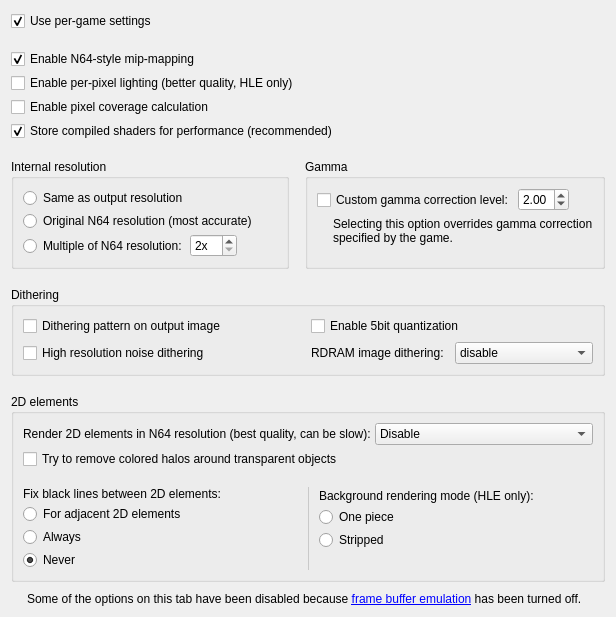
     <widget class="QWidget" name="emulationTab">
      <property name="minimumSize">
       <size>
        <width>0</width>
        <height>380</height>
       </size>
      </property>
      <attribute name="title">
       <string>Emulation</string>
      </attribute>
      <layout class="QVBoxLayout" name="verticalLayout">
       <property name="spacing">
        <number>10</number>
       </property>
       <item>
        <layout class="QVBoxLayout" name="verticalLayout_30">
         <property name="spacing">
          <number>18</number>
         </property>
         <item>
          <widget class="QCheckBox" name="customSettingsCheckBox">
           <property name="sizePolicy">
            <sizepolicy hsizetype="Preferred" vsizetype="Fixed">
             <horstretch>0</horstretch>
             <verstretch>0</verstretch>
            </sizepolicy>
           </property>
           <property name="toolTip">
            <string>&lt;html&gt;&lt;head/&gt;&lt;body&gt;&lt;p&gt;When enabled, all non-default values of settings are stored individually for each game.&lt;/p&gt;&lt;p&gt;When a game is running, settings are displayed and saved for the currently running game.&lt;/p&gt;&lt;p&gt;&lt;span style=&quot; font-weight:600;&quot;&gt;Note:&lt;/span&gt; GLideN64 already contains settings for the optimal performance of most games. Be careful when altering options on 'Emulation' and 'Frame buffer' tab.&lt;/p&gt;&lt;p&gt;[Recommended: &lt;span style=&quot; font-style:italic;&quot;&gt;Checked&lt;/span&gt;]&lt;/p&gt;&lt;/body&gt;&lt;/html&gt;</string>
           </property>
           <property name="text">
            <string>Use per-game settings</string>
           </property>
           <property name="checked">
            <bool>true</bool>
           </property>
          </widget>
         </item>
         <item>
          <widget class="QFrame" name="emulationOptionsFrame">
           <layout class="QVBoxLayout" name="verticalLayout_47">
            <property name="spacing">
             <number>4</number>
            </property>
            <property name="leftMargin">
             <number>0</number>
            </property>
            <property name="topMargin">
             <number>0</number>
            </property>
            <property name="rightMargin">
             <number>0</number>
            </property>
            <property name="bottomMargin">
             <number>0</number>
            </property>
            <item>
             <widget class="QCheckBox" name="emulateLodCheckBox">
              <property name="sizePolicy">
               <sizepolicy hsizetype="Preferred" vsizetype="Minimum">
                <horstretch>0</horstretch>
                <verstretch>0</verstretch>
               </sizepolicy>
              </property>
              <property name="toolTip">
               <string>&lt;html&gt;&lt;head/&gt;&lt;body&gt;&lt;p&gt;The N64 uses a unique method of mip-mapping that's difficult to reproduce correctly on PCs. When checked, this option emulates N64-accurate mip-mapping. When unchecked, some games have sharper distant textures.&lt;/p&gt;&lt;p&gt;[Recommended: &lt;span style=&quot; font-style:italic;&quot;&gt;Checked&lt;/span&gt;]&lt;/p&gt;&lt;/body&gt;&lt;/html&gt;</string>
              </property>
              <property name="text">
               <string>Enable N64-style mip-mapping</string>
              </property>
              <property name="checked">
               <bool>true</bool>
              </property>
             </widget>
            </item>
            <item>
             <widget class="QCheckBox" name="enableHWLightingCheckBox">
              <property name="toolTip">
               <string>&lt;html&gt;&lt;head/&gt;&lt;body&gt;&lt;p&gt;In N64 games lighting is calculated per vertex. This option enables Phong shading, which provides smoother and more realistic lighting.&lt;br/&gt;&lt;br/&gt;[Recommended: &lt;span style=&quot; font-style:italic;&quot;&gt;Your preference&lt;/span&gt;]&lt;/p&gt;&lt;/body&gt;&lt;/html&gt;</string>
              </property>
              <property name="text">
               <string>Enable per-pixel lighting (better quality, HLE only)</string>
              </property>
             </widget>
            </item>
            <item>
             <widget class="QCheckBox" name="enableCoverageCheckBox">
              <property name="toolTip">
               <string>&lt;html&gt;&lt;head/&gt;&lt;body&gt;&lt;p&gt;&lt;span style=&quot; font-weight:600;&quot;&gt;Enable pixel coverage calculation. &lt;/span&gt;&lt;/p&gt;&lt;p&gt;Enables approximated pixel coverage calculation. N64 uses pixel coverage for anti-aliasing and in some special blending modes. Some games have wire-frame mode aka 'pen and ink' mode. This mode also needs pixel coverage calculated. &lt;/p&gt;&lt;p&gt;[Recommended: Checked, unless performance is hurt]&lt;/p&gt;&lt;/body&gt;&lt;/html&gt;</string>
              </property>
              <property name="text">
               <string>Enable pixel coverage calculation</string>
              </property>
             </widget>
            </item>
            <item>
             <widget class="QCheckBox" name="enableShadersStorageCheckBox">
              <property name="toolTip">
               <string>&lt;html&gt;&lt;head/&gt;&lt;body&gt;&lt;p&gt;Use persistent storage for compiled shader programs.&lt;br/&gt;Each game uses a set of combiners. A combiner is an equation that defines how to build output color from various color inputs. GLideN64 translates shaders, and compiles shader programs on the fly. Shaders are large and complex. If the game uses several new combiners, compiling new shaders will take time and result in stuttering. When this option is checked, these shaders are saved so they're not recompiled the next time you run the game.&lt;/p&gt;&lt;p&gt;[Recommended: &lt;span style=&quot; font-style:italic;&quot;&gt;Checked&lt;/span&gt;]&lt;/p&gt;&lt;/body&gt;&lt;/html&gt;</string>
              </property>
              <property name="text">
               <string>Store compiled shaders for performance (recommended)</string>
              </property>
              <property name="checked">
               <bool>true</bool>
              </property>
             </widget>
            </item>
           </layout>
          </widget>
         </item>
         <item>
          <layout class="QHBoxLayout" name="horizontalLayout_20">
           <property name="spacing">
            <number>16</number>
           </property>
           <item>
            <widget class="QGroupBox" name="factorGroupBox">
             <property name="toolTip">
              <string>&lt;html&gt;&lt;head/&gt;&lt;body&gt;&lt;p&gt;This option sets the output render buffer size. By default, the render buffer is set to the &lt;span style=&quot; font-weight:600;&quot;&gt;Same as output resolution&lt;/span&gt;, but you can set it to the &lt;span style=&quot; font-weight:600;&quot;&gt;Original N64 resolution&lt;/span&gt; or a &lt;span style=&quot; font-weight:600;&quot;&gt;Multiple of N64 resolution&lt;/span&gt;.&lt;/p&gt;&lt;/body&gt;&lt;/html&gt;</string>
             </property>
             <property name="title">
              <string>Internal resolution</string>
             </property>
             <layout class="QVBoxLayout" name="verticalLayout_56">
              <property name="spacing">
               <number>3</number>
              </property>
              <item>
               <widget class="QRadioButton" name="factor0xRadioButton">
                <property name="text">
                 <string>Same as output resolution</string>
                </property>
                <attribute name="buttonGroup">
                 <string notr="true">factorButtonGroup</string>
                </attribute>
               </widget>
              </item>
              <item>
               <widget class="QRadioButton" name="factor1xRadioButton">
                <property name="text">
                 <string>Original N64 resolution (most accurate)</string>
                </property>
                <attribute name="buttonGroup">
                 <string notr="true">factorButtonGroup</string>
                </attribute>
               </widget>
              </item>
              <item>
               <layout class="QHBoxLayout" name="horizontalLayout_27">
                <item>
                 <layout class="QHBoxLayout" name="horizontalLayout_2">
                  <property name="topMargin">
                   <number>2</number>
                  </property>
                  <item>
                   <widget class="QRadioButton" name="factorXxRadioButton">
                    <property name="text">
                     <string>Multiple of N64 resolution:</string>
                    </property>
                    <attribute name="buttonGroup">
                     <string notr="true">factorButtonGroup</string>
                    </attribute>
                   </widget>
                  </item>
                 </layout>
                </item>
                <item>
                 <widget class="QSpinBox" name="resolutionFactorSpinBox">
                  <property name="suffix">
                   <string>x</string>
                  </property>
                  <property name="minimum">
                   <number>2</number>
                  </property>
                  <property name="maximum">
                   <number>16</number>
                  </property>
                 </widget>
                </item>
                <item>
                 <spacer name="horizontalSpacer_7">
                  <property name="orientation">
                   <enum>Qt::Horizontal</enum>
                  </property>
                  <property name="sizeHint" stdset="0">
                   <size>
                    <width>40</width>
                    <height>20</height>
                   </size>
                  </property>
                 </spacer>
                </item>
               </layout>
              </item>
             </layout>
            </widget>
           </item>
           <item>
            <widget class="QGroupBox" name="gammaCorrectionGroupBox">
             <property name="toolTip">
              <string>&lt;html&gt;&lt;head/&gt;&lt;body&gt;&lt;p&gt;Some N64 games use gamma correction to brighten the image. When the frame buffer is enabled, gamma correction is applied automatically for all games that use it on the N64. You can use your own gamma correction instead with this option. The default level, used on the N64, is 2.&lt;/p&gt;&lt;p&gt;[Recommended: &lt;span style=&quot; font-style:italic;&quot;&gt;Unchecked; 2.00&lt;/span&gt;]&lt;/p&gt;&lt;/body&gt;&lt;/html&gt;</string>
             </property>
             <property name="title">
              <string>Gamma</string>
             </property>
             <layout class="QVBoxLayout" name="verticalLayout_15">
              <property name="spacing">
               <number>4</number>
              </property>
              <item>
               <layout class="QHBoxLayout" name="horizontalLayout_12">
                <item>
                 <widget class="QCheckBox" name="gammaCorrectionCheckBox">
                  <property name="text">
                   <string>Custom gamma correction level:</string>
                  </property>
                 </widget>
                </item>
                <item>
                 <layout class="QVBoxLayout" name="verticalLayout_16">
                  <property name="spacing">
                   <number>0</number>
                  </property>
                  <item>
                   <widget class="QDoubleSpinBox" name="gammaLevelSpinBox">
                    <property name="minimum">
                     <double>1.000000000000000</double>
                    </property>
                    <property name="maximum">
                     <double>4.000000000000000</double>
                    </property>
                    <property name="singleStep">
                     <double>0.100000000000000</double>
                    </property>
                    <property name="value">
                     <double>2.000000000000000</double>
                    </property>
                   </widget>
                  </item>
                  <item>
                   <spacer name="verticalSpacer_4">
                    <property name="orientation">
                     <enum>Qt::Vertical</enum>
                    </property>
                    <property name="sizeType">
                     <enum>QSizePolicy::Fixed</enum>
                    </property>
                    <property name="sizeHint" stdset="0">
                     <size>
                      <width>0</width>
                      <height>2</height>
                     </size>
                    </property>
                   </spacer>
                  </item>
                 </layout>
                </item>
                <item>
                 <spacer name="horizontalSpacer_5">
                  <property name="orientation">
                   <enum>Qt::Horizontal</enum>
                  </property>
                  <property name="sizeHint" stdset="0">
                   <size>
                    <width>0</width>
                    <height>0</height>
                   </size>
                  </property>
                 </spacer>
                </item>
               </layout>
              </item>
              <item>
               <widget class="QFrame" name="gammaCorrectionNoteFrame">
                <layout class="QHBoxLayout" name="horizontalLayout_21">
                 <property name="spacing">
                  <number>9</number>
                 </property>
                 <property name="leftMargin">
                  <number>0</number>
                 </property>
                 <property name="topMargin">
                  <number>0</number>
                 </property>
                 <property name="rightMargin">
                  <number>0</number>
                 </property>
                 <property name="bottomMargin">
                  <number>0</number>
                 </property>
                 <item>
                  <widget class="QLabel" name="gammaCorrectionNoteIcon">
                   <property name="sizePolicy">
                    <sizepolicy hsizetype="Fixed" vsizetype="Fixed">
                     <horstretch>0</horstretch>
                     <verstretch>0</verstretch>
                    </sizepolicy>
                   </property>
                   <property name="pixmap">
                    <pixmap resource="icon.qrc">:/Info.ico</pixmap>
                   </property>
                  </widget>
                 </item>
                 <item>
                  <widget class="QLabel" name="gammaCorrectionNoteLabel">
                   <property name="text">
                    <string>Selecting this option overrides gamma correction specified by the game.</string>
                   </property>
                   <property name="wordWrap">
                    <bool>true</bool>
                   </property>
                  </widget>
                 </item>
                </layout>
               </widget>
              </item>
              <item>
               <spacer name="verticalSpacer_15">
                <property name="orientation">
                 <enum>Qt::Vertical</enum>
                </property>
                <property name="sizeHint" stdset="0">
                 <size>
                  <width>0</width>
                  <height>0</height>
                 </size>
                </property>
               </spacer>
              </item>
             </layout>
            </widget>
           </item>
          </layout>
         </item>
         <item>
          <widget class="QGroupBox" name="ditheringGroupBox">
           <property name="title">
            <string>Dithering</string>
           </property>
           <layout class="QGridLayout" name="gridLayout_6">
            <item row="0" column="1">
             <widget class="QCheckBox" name="ditheringQuantizationCheckBox">
              <property name="toolTip">
               <string>&lt;html&gt;&lt;head/&gt;&lt;body&gt;&lt;p&gt;Like real hardware this setting reduces the number of colors if dithering is used. Removes undesired dithering fragments. Default = enabled.&lt;/p&gt;&lt;/body&gt;&lt;/html&gt;</string>
              </property>
              <property name="text">
               <string>Enable 5bit quantization</string>
              </property>
             </widget>
            </item>
            <item row="1" column="0">
             <widget class="QCheckBox" name="hiresNoiseDitheringCheckBox">
              <property name="toolTip">
               <string>&lt;html&gt;&lt;head/&gt;&lt;body&gt;&lt;p&gt;This setting doubles noise resolution to get a finer noise effect at higher resolutions. Default = disabled.&lt;/p&gt;&lt;/body&gt;&lt;/html&gt;</string>
              </property>
              <property name="text">
               <string>High resolution noise dithering</string>
              </property>
             </widget>
            </item>
            <item row="0" column="0">
             <widget class="QCheckBox" name="ditheringPatternCheckBox">
              <property name="toolTip">
               <string>&lt;html&gt;&lt;head/&gt;&lt;body&gt;&lt;p&gt;This setting enables game controlled ordered grid dithering. Enable it for accurate representation. Default = disabled.&lt;/p&gt;&lt;/body&gt;&lt;/html&gt;</string>
              </property>
              <property name="text">
               <string>Dithering pattern on output image</string>
              </property>
             </widget>
            </item>
            <item row="1" column="1">
             <layout class="QHBoxLayout" name="horizontalLayout_24">
              <item>
               <widget class="QLabel" name="ditheringLabel">
                <property name="toolTip">
                 <string>&lt;html&gt;&lt;head/&gt;&lt;body&gt;&lt;p&gt;RDRAM dithering prevents color banding in games with framebuffer effects.&lt;/p&gt;&lt;/body&gt;&lt;/html&gt;</string>
                </property>
                <property name="text">
                 <string>RDRAM image dithering:</string>
                </property>
               </widget>
              </item>
              <item>
               <widget class="QComboBox" name="ditheringModeComboBox">
                <property name="toolTip">
                 <string>&lt;html&gt;&lt;head/&gt;&lt;body&gt;&lt;p&gt;Settings: Disabled, Bayer ordered grid dithering, Magic Square ordered grid dithering or blue noise dithering. Blue noise dithering produces unobtrusive results. Default = blue noise dithering.&lt;/p&gt;&lt;/body&gt;&lt;/html&gt;</string>
                </property>
                <item>
                 <property name="text">
                  <string>disable</string>
                 </property>
                </item>
                <item>
                 <property name="text">
                  <string>Bayer</string>
                 </property>
                </item>
                <item>
                 <property name="text">
                  <string>Magic square</string>
                 </property>
                </item>
                <item>
                 <property name="text">
                  <string>Blue noise</string>
                 </property>
                </item>
               </widget>
              </item>
             </layout>
            </item>
           </layout>
          </widget>
         </item>
         <item>
          <widget class="QGroupBox" name="nativeRes2DGroupBox">
           <property name="title">
            <string>2D elements</string>
           </property>
           <layout class="QVBoxLayout" name="verticalLayout_48">
            <property name="spacing">
             <number>18</number>
            </property>
            <item>
             <layout class="QVBoxLayout" name="verticalLayout_31">
              <property name="spacing">
               <number>4</number>
              </property>
              <property name="leftMargin">
               <number>0</number>
              </property>
              <property name="topMargin">
               <number>0</number>
              </property>
              <property name="rightMargin">
               <number>0</number>
              </property>
              <property name="bottomMargin">
               <number>0</number>
              </property>
              <item>
               <layout class="QHBoxLayout" name="nativeRes2Dlayout">
                <item>
                 <widget class="QLabel" name="nativeRes2DLabel">
                  <property name="toolTip">
                   <string>&lt;html&gt;&lt;head/&gt;&lt;body&gt;&lt;p&gt;When checked, 2D elements are rendered at the N64s resolution before copying them to output. This usually eliminates display issues with 2D elements, but it can be slow. This option uses heuristics to detect adjacent 2D elements that doesn't work for every game.&lt;/p&gt;&lt;p&gt;[Recommended: &lt;span style=&quot; font-style:italic;&quot;&gt;Checked, unless you have performance problems&lt;/span&gt;]&lt;/p&gt;&lt;/body&gt;&lt;/html&gt;</string>
                  </property>
                  <property name="text">
                   <string>Render 2D elements in N64 resolution (best quality, can be slow):</string>
                  </property>
                 </widget>
                </item>
                <item>
                 <widget class="QComboBox" name="nativeRes2DComboBox">
                  <property name="toolTip">
                   <string>&lt;html&gt;&lt;head/&gt;&lt;body&gt;&lt;p&gt;When checked, 2D elements are rendered at the N64s resolution before copying them to output. This usually eliminates display issues with 2D elements, but it can be slow. This option uses heuristics to detect adjacent 2D elements that doesn't work for every game.&lt;/p&gt;&lt;p&gt;[Recommended: &lt;span style=&quot; font-style:italic;&quot;&gt;Checked, unless you have performance problems&lt;/span&gt;]&lt;/p&gt;&lt;/body&gt;&lt;/html&gt;</string>
                  </property>
                  <item>
                   <property name="text">
                    <string>Disable</string>
                   </property>
                  </item>
                  <item>
                   <property name="text">
                    <string>Enable optimized</string>
                   </property>
                  </item>
                  <item>
                   <property name="text">
                    <string>Enable unoptimized</string>
                   </property>
                  </item>
                 </widget>
                </item>
               </layout>
              </item>
              <item>
               <widget class="QCheckBox" name="halosRemovalCheckBox">
                <property name="text">
                 <string>Try to remove colored halos around transparent objects</string>
                </property>
               </widget>
              </item>
             </layout>
            </item>
            <item>
             <layout class="QHBoxLayout" name="horizontalLayout_15">
              <property name="spacing">
               <number>9</number>
              </property>
              <item>
               <widget class="QFrame" name="fixTexrectFrame">
                <property name="toolTip">
                 <string>&lt;html&gt;&lt;head/&gt;&lt;body&gt;&lt;p&gt;In some games the coordinates for parts of 2D elements are not aligned: there is a half-pixel split between adjacent elements. When rendering at the N64's original resolution it isn't visible, but when the image is scaled up it results in black lines. This option attempts to connect these 2D elements.&lt;/p&gt;&lt;p&gt;&lt;span style=&quot; font-weight:600;&quot;&gt;For adjacent 2D elements&lt;/span&gt;: Apply the correction only for polygons that need it. Select this option for games that have issues with black lines.&lt;/p&gt;&lt;p&gt;&lt;span style=&quot; font-weight:600;&quot;&gt;Always&lt;/span&gt;: Apply the correction for every 2D element. Select this option when &lt;span style=&quot; font-weight:600;&quot;&gt;For adjacent 2D elements&lt;/span&gt; doesn't help.&lt;/p&gt;&lt;p&gt;&lt;span style=&quot; font-weight:600;&quot;&gt;Never&lt;/span&gt;: Don't attempt to correct black lines between 2D elements.&lt;/p&gt;&lt;p&gt;[Recommended: &lt;span style=&quot; font-style:italic;&quot;&gt;Game dependent, mostly Never&lt;/span&gt;]&lt;/p&gt;&lt;/body&gt;&lt;/html&gt;</string>
                </property>
                <layout class="QVBoxLayout" name="verticalLayout_5">
                 <property name="spacing">
                  <number>3</number>
                 </property>
                 <property name="leftMargin">
                  <number>0</number>
                 </property>
                 <property name="topMargin">
                  <number>0</number>
                 </property>
                 <property name="rightMargin">
                  <number>0</number>
                 </property>
                 <property name="bottomMargin">
                  <number>0</number>
                 </property>
                 <item>
                  <widget class="QLabel" name="fixBlackLinesLabel">
                   <property name="text">
                    <string extracomment="2D elements, formerly labelled texrects, are usually used for title screens or HUDs">Fix black lines between 2D elements:</string>
                   </property>
                   <property name="wordWrap">
                    <bool>true</bool>
                   </property>
                  </widget>
                 </item>
                 <item>
                  <widget class="QRadioButton" name="fixTexrectSmartRadioButton">
                   <property name="sizePolicy">
                    <sizepolicy hsizetype="Preferred" vsizetype="Fixed">
                     <horstretch>0</horstretch>
                     <verstretch>0</verstretch>
                    </sizepolicy>
                   </property>
                   <property name="text">
                    <string extracomment="The label for this control is &quot;Fix black lines between 2D elements&quot;">For adjacent 2D elements</string>
                   </property>
                   <attribute name="buttonGroup">
                    <string notr="true">fixTexrectCoordsButtonGroup</string>
                   </attribute>
                  </widget>
                 </item>
                 <item>
                  <widget class="QRadioButton" name="fixTexrectForceRadioButton">
                   <property name="text">
                    <string extracomment="The label for this control is &quot;Fix black lines between 2D elements&quot;">Always</string>
                   </property>
                   <attribute name="buttonGroup">
                    <string notr="true">fixTexrectCoordsButtonGroup</string>
                   </attribute>
                  </widget>
                 </item>
                 <item>
                  <widget class="QRadioButton" name="fixTexrectDisableRadioButton">
                   <property name="text">
                    <string extracomment="The label for this control is &quot;Fix black lines between 2D elements&quot;">Never</string>
                   </property>
                   <property name="checked">
                    <bool>true</bool>
                   </property>
                   <attribute name="buttonGroup">
                    <string notr="true">fixTexrectCoordsButtonGroup</string>
                   </attribute>
                  </widget>
                 </item>
                </layout>
               </widget>
              </item>
              <item>
               <widget class="Line" name="line_2">
                <property name="styleSheet">
                 <string notr="true">color: rgba(0, 0, 0, 15%);</string>
                </property>
                <property name="frameShadow">
                 <enum>QFrame::Plain</enum>
                </property>
                <property name="orientation">
                 <enum>Qt::Vertical</enum>
                </property>
               </widget>
              </item>
              <item>
               <widget class="QFrame" name="bgModeFrame">
                <property name="toolTip">
                 <string>&lt;html&gt;&lt;head/&gt;&lt;body&gt;&lt;p&gt;Background is a complex macro command used to render large (normally full screen) images. Since background images usually don't fit texture memory, the microcode splits them on narrow strips and renders them one by one. HLE code has two modes to emulate background commands:&lt;/p&gt;&lt;p&gt;&lt;span style=&quot; font-weight:600;&quot;&gt;One piece&lt;/span&gt;: The whole background image rendred as one textured rectangle. This method is normally much faster, but the result is not always correct.&lt;/p&gt;&lt;p&gt;&lt;span style=&quot; font-weight:600;&quot;&gt;Stripped&lt;/span&gt;: This method emulates background commands as close as possible to actual microcode implementation. It's slower but more precise. Another problem: some games may have gaps between rendered strips in high resolution. Use &amp;quot;Render 2D elements in N64 resolution&amp;quot; option to remove the gaps.&lt;/p&gt;&lt;p&gt;[Recommended: &lt;span style=&quot; font-style:italic;&quot;&gt;Game dependent, mostly Stripped&lt;/span&gt;]&lt;/p&gt;&lt;/body&gt;&lt;/html&gt;</string>
                </property>
                <layout class="QVBoxLayout" name="verticalLayout_35">
                 <property name="spacing">
                  <number>3</number>
                 </property>
                 <property name="leftMargin">
                  <number>0</number>
                 </property>
                 <property name="topMargin">
                  <number>0</number>
                 </property>
                 <property name="rightMargin">
                  <number>0</number>
                 </property>
                 <property name="bottomMargin">
                  <number>0</number>
                 </property>
                 <item>
                  <widget class="QLabel" name="bgModeLabel">
                   <property name="text">
                    <string>Background rendering mode (HLE only):</string>
                   </property>
                  </widget>
                 </item>
                 <item>
                  <widget class="QRadioButton" name="bgModeOnePieceRadioButton">
                   <property name="text">
                    <string>One piece</string>
                   </property>
                  </widget>
                 </item>
                 <item>
                  <widget class="QRadioButton" name="bgModeStrippedRadioButton">
                   <property name="text">
                    <string>Stripped</string>
                   </property>
                  </widget>
                 </item>
                 <item>
                  <spacer name="verticalSpacer_13">
                   <property name="orientation">
                    <enum>Qt::Vertical</enum>
                   </property>
                   <property name="sizeType">
                    <enum>QSizePolicy::Preferred</enum>
                   </property>
                   <property name="sizeHint" stdset="0">
                    <size>
                     <width>0</width>
                     <height>20</height>
                    </size>
                   </property>
                  </spacer>
                 </item>
                </layout>
               </widget>
              </item>
             </layout>
            </item>
           </layout>
          </widget>
         </item>
        </layout>
       </item>
       <item>
        <spacer name="verticalSpacer_2">
         <property name="orientation">
          <enum>Qt::Vertical</enum>
         </property>
         <property name="sizeHint" stdset="0">
          <size>
           <width>0</width>
           <height>0</height>
          </size>
         </property>
        </spacer>
       </item>
       <item>
        <widget class="QFrame" name="frameBufferInfoFrame2">
         <layout class="QHBoxLayout" name="horizontalLayout_30">
          <property name="spacing">
           <number>9</number>
          </property>
          <property name="leftMargin">
           <number>0</number>
          </property>
          <property name="topMargin">
           <number>0</number>
          </property>
          <property name="rightMargin">
           <number>0</number>
          </property>
          <property name="bottomMargin">
           <number>0</number>
          </property>
          <item>
           <widget class="QLabel" name="frameBufferInfoIcon2">
            <property name="sizePolicy">
             <sizepolicy hsizetype="Fixed" vsizetype="Preferred">
              <horstretch>0</horstretch>
              <verstretch>0</verstretch>
             </sizepolicy>
            </property>
            <property name="text">
             <string notr="true"/>
            </property>
            <property name="pixmap">
             <pixmap resource="icon.qrc">:/Info.ico</pixmap>
            </property>
           </widget>
          </item>
          <item>
           <widget class="QLabel" name="frameBufferInfoLabel2">
            <property name="text">
             <string>Some of the options on this tab have been disabled because &lt;a href=&quot;#frameBuffer&quot;&gt;frame buffer emulation&lt;/a&gt; has been turned off.</string>
            </property>
            <property name="wordWrap">
             <bool>true</bool>
            </property>
            <property name="textInteractionFlags">
             <set>Qt::LinksAccessibleByKeyboard|Qt::LinksAccessibleByMouse</set>
            </property>
           </widget>
          </item>
         </layout>
        </widget>
       </item>
      </layout>
     </widget>
